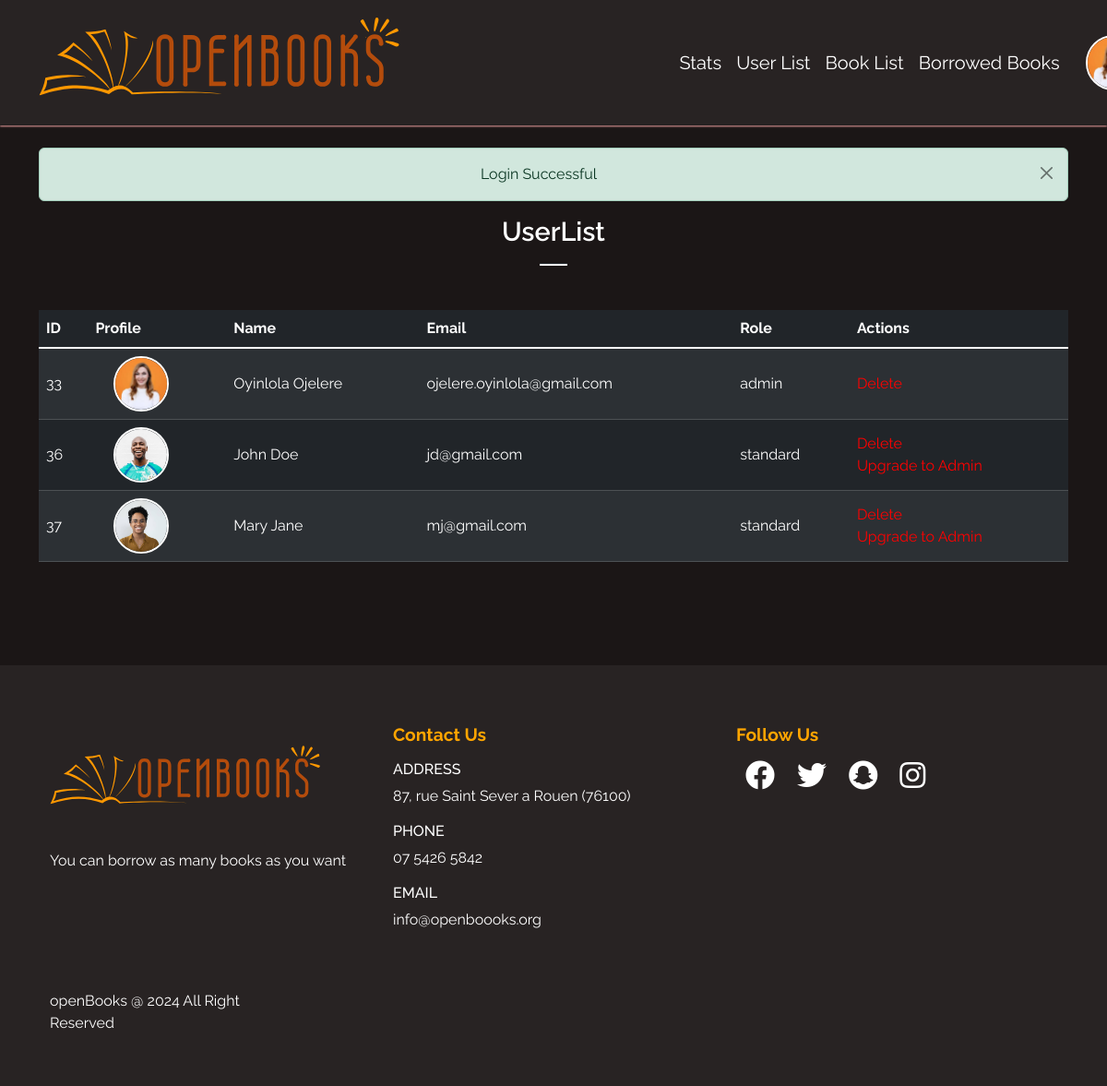
The page /admin/user_list.php (signed in) on the database its author committed.
### tables this page shows
CREATE TABLE `user` (
  `id` int(11) NOT NULL,
  `username` varchar(100) NOT NULL,
  `photo` varchar(255) DEFAULT NULL,
  `email` varchar(150) NOT NULL,
  `password` varchar(255) NOT NULL,
  `role` varchar(10) NOT NULL
);

### admin/user_list.php (the view, shortened to what this page needs)
<?php
include_once 'layouts/header.php';
$stmt = "SELECT * FROM user";
$ps = $conn->prepare($stmt);
$ps->execute();
?>
<section class="my-5 py-5">
  <div class="user-list container mt-3 pt-5">
    <?php include_once 'layouts/alert.php'; ?>
    <div class="container">
      <h2 class="font-weight-bold text-center">UserList</h2>
      <hr class="mx-auto">
    </div>
    <table class="table table-dark mt-5 pt-5 text-white table-striped">
      <thead>
        <tr>
          <th>ID</th>
          <th>Profile</th>
          <th>Name</th>
          <th>Email</th>
          <th>Role</th>
          <th>Actions</th>
        </tr>
      </thead>
      <tbody class="table-group-divider">
        <?php while ($user = $ps->fetch()) { ?>
          <tr>
            <td class="align-middle">
              <?= $user['id'] ?>
            </td>
            <td class="align-middle">
              <img class="profile-img" src="../assets/images/users/<?= $user['photo'] ?>">
            </td>
            <td class="align-middle">
              <?= $user['username'] ?>
            </td>
            <td class="align-middle">
              <?= $user['email'] ?>
            </td>
            <td class="align-middle">
              <?= $user['role'] ?>
            </td>
            <td class="align-middle">
              <a href="#" data-bs-toggle="modal" data-bs-target="#confirmationModalDelete<?= $user['id'] ?>">Delete</a>
              <?php if ($user['role'] != 'admin') { ?>
                <a href="#" data-bs-toggle="modal" data-bs-target="#confirmationModalUpgrade<?= $user['id'] ?>">Upgrade to Admin</a>
              <?php } ?>
            </td>
          </tr>
        <?php } ?>
      </tbody>
    </table>
  </div>
</section>
<?php include_once 'layouts/footer.php'; ?>

### admin/layouts/header.php (shortened to what this page needs)
<?php
include_once '../server/connection.php';
$profilePicture = null;
if (isset($_SESSION['logged_in']) && $_SESSION['logged_in']) {
    $userEmail = $_SESSION['user_email'];
    $stmt = $conn->prepare("SELECT photo FROM user WHERE email = ?");
    $stmt->execute([$userEmail]);
    $user = $stmt->fetch();
    if ($user && $user['photo']) {
        $profilePicture = $user['photo'];
    }
    $loggedInClass = '';
} else {
    $loggedInClass = 'hide-view';
    $loggedOutClass = '';
}
?>
<!DOCTYPE html>
<html lang="en">
<head>
    <link href="https://cdn.jsdelivr.net/npm/bootstrap@5.3.3/dist/css/bootstrap.min.css" rel="stylesheet">
    <link rel="stylesheet" href="https://use.fontawesome.com/releases/v5.15.4/css/all.css" />
    <link rel="stylesheet" href="../assets/css/style.css" />
</head>
<body class="admin">
    <nav class="navbar admin navbar-expand-lg bg-body-tertiary py-3 fixed-top">
        <div class="container admin">
            <a href="stats.php"><img class="logo" src="../assets/images/openbooks.svg" alt="logo" /></a>
            <div class="collapse navbar-collapse" id="navbarSupportedContent">
                <ul class="navbar-nav me-auto mb-2 mb-lg-0 nav-buttons">
                    <li class="nav-item">
                        <a class="nav-link" href="stats.php">Stats</a>
                    </li>
                    <li class="nav-item">
                        <a class="nav-link" href="user_list.php">User List</a>
                    </li>
                    <li class="nav-item">
                        <a class="nav-link" href="book_list.php">Book List</a>
                    </li>
                    <li class="nav-item">
                        <a class="nav-link" href="borrowed_books.php">Borrowed Books</a>
                    </li>
                    <li class="nav-item <?= $loggedInClass ?>">
                        <div class="dropstart">
                            <img class="profile-img" alt="avatar2" src="../assets/images/users/<?= $profilePicture ?>" data-bs-toggle="dropdown" />
                        </div>
                    </li>
                        </ul>
            </div>
        </div>
    </nav>

### assets/css/style.css (style rules this page uses)
.text-white { color: white; }
* { margin: 0; padding: 0; box-sizing: border-box; }
body.admin { font-family: 'Raleway', sans-serif; background-color: #1b1616; }
h2 { font-size: 1.8rem; font-weight: 600; color: white; }
.navbar.admin { background-color: #282323 !important; font-size: 20px; padding-top: 0.5rem !important; padding-bottom: 0.5rem !important; box-shadow: 0 1px 2px rgb(234, 157, 157); }
.navbar-nav .nav-link { padding: 0 20px; color: white; white-space: nowrap; transition: 0.4s ease; }
.admin .nav-buttons { margin-left: 40%; display: flex; justify-content: center; align-items: center; width: 100%; }
.navbar-nav { display: flex; justify-content: center; align-items: center; }
.logo { width: 400px; height: 120px; margin: 0 0; padding: 0 0; cursor: pointer; }
.profile-img { width: 60px; height: 60px; border-radius: 50%; object-fit: cover; object-position: center; display: block; border: 2px solid white; margin-left: 20px; transition: 0.4s ease; }
hr { width: 30px; height: 3px !important; opacity: 1 !important; background-color: white; }
table a { color: red; text-decoration: none; font-size: 16px; display: flex; }
table th, table tr { text-align: left; }

### rows shown on the page
user: photo (picture), id "33", username "Oyinlola Ojelere", email "ojelere.oyinlola@gmail.com", role "admin"
user: id "36", photo (picture), username "John Doe", email "jd@gmail.com", role "standard"
user: id "37", photo (picture), username "Mary Jane", email "mj@gmail.com", role "standard"

### other values the page prints
$_SESSION['message'] "Login Successful"
